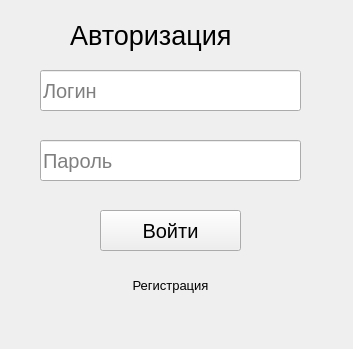
<?xml version="1.0" encoding="UTF-8"?>
<ui version="4.0">
 <class>MainWindow</class>
 <widget class="QMainWindow" name="MainWindow">
  <property name="geometry">
   <rect>
    <x>0</x>
    <y>0</y>
    <width>353</width>
    <height>349</height>
   </rect>
  </property>
  <property name="windowTitle">
   <string>MainWindow</string>
  </property>
  <widget class="QWidget" name="centralwidget">
   <widget class="QLineEdit" name="loginUser">
    <property name="geometry">
     <rect>
      <x>40</x>
      <y>70</y>
      <width>261</width>
      <height>41</height>
     </rect>
    </property>
    <property name="font">
     <font>
      <pointsize>15</pointsize>
     </font>
    </property>
    <property name="placeholderText">
     <string>Логин</string>
    </property>
   </widget>
   <widget class="QLabel" name="label">
    <property name="geometry">
     <rect>
      <x>70</x>
      <y>20</y>
      <width>201</width>
      <height>31</height>
     </rect>
    </property>
    <property name="font">
     <font>
      <pointsize>20</pointsize>
     </font>
    </property>
    <property name="text">
     <string>Авторизация</string>
    </property>
   </widget>
   <widget class="QLineEdit" name="passwordUser">
    <property name="geometry">
     <rect>
      <x>40</x>
      <y>140</y>
      <width>261</width>
      <height>41</height>
     </rect>
    </property>
    <property name="font">
     <font>
      <pointsize>15</pointsize>
     </font>
    </property>
    <property name="placeholderText">
     <string>Пароль</string>
    </property>
   </widget>
   <widget class="QPushButton" name="loginBtn">
    <property name="geometry">
     <rect>
      <x>100</x>
      <y>210</y>
      <width>141</width>
      <height>41</height>
     </rect>
    </property>
    <property name="font">
     <font>
      <pointsize>15</pointsize>
     </font>
    </property>
    <property name="text">
     <string>Войти</string>
    </property>
   </widget>
   <widget class="QLabel" name="goRegister">
    <property name="geometry">
     <rect>
      <x>40</x>
      <y>270</y>
      <width>261</width>
      <height>31</height>
     </rect>
    </property>
    <property name="font">
     <font>
      <pointsize>10</pointsize>
     </font>
    </property>
    <property name="text">
     <string>Регистрация</string>
    </property>
    <property name="alignment">
     <set>Qt::AlignCenter</set>
    </property>
   </widget>
  </widget>
 </widget>
 <resources/>
 <connections/>
</ui>
